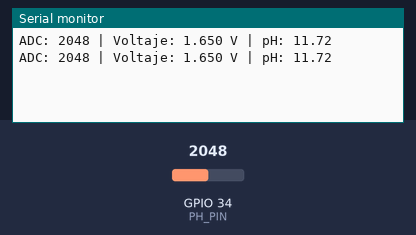
This sketch was run on a simulated ESP32. Shown: the last lines printed to the serial monitor. The test bench sets the inputs (shaded band); at power-on: GPIO 34 (PH_PIN) = 2048 (analog values on the 0–4095 scale).

Above: at 1.8 s.
1.9 s: GPIO 34 (PH_PIN) set to 2866
At 2.8 s:
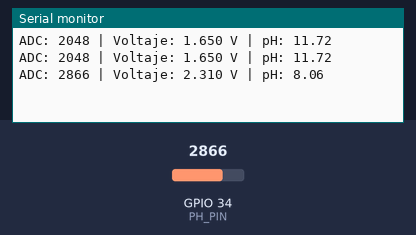
3.4 s: GPIO 34 (PH_PIN) set to 3603
At 4.6 s:
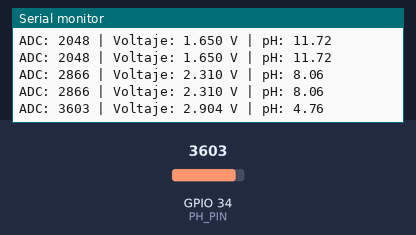
Timing chart, 0 to 6.4 s (numbered marks = the images above; inputs shaded):
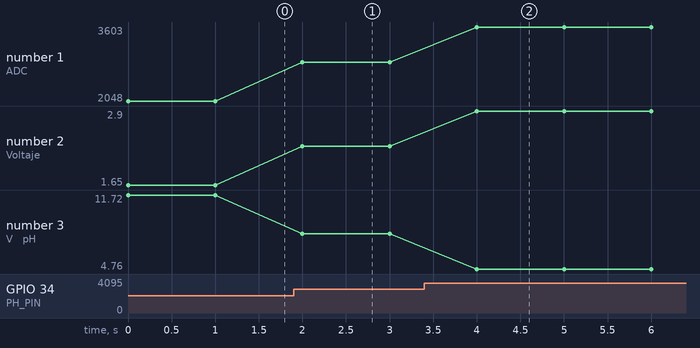

The sketch:

esp32ph.ino
```cpp
#define PH_PIN 34

void setup() {
  Serial.begin(115200);
  analogReadResolution(12);  // Rango 0-4095 en ESP32
}

void loop() {
  int lecturaADC = analogRead(PH_PIN);
  float voltaje = (lecturaADC * 3.3) / 4095.0;

  // Fórmula básica (sin calibración)
  float pH = 7 + (2.5 - voltaje) / 0.18;

  Serial.print("ADC: ");
  Serial.print(lecturaADC);
  Serial.print(" | Voltaje: ");
  Serial.print(voltaje, 3);
  Serial.print(" V | pH: ");
  Serial.println(pH, 2);

  delay(1000);
}
```

Measured:
- after the input at 1.9 s, the serial monitor: prints a new line after 0.10 s (image 1)
- after the input at 3.4 s, the serial monitor: prints a new line after 0.60 s (image 2)
- plotted number 1: 2048 → 2866 after the input at 1.9 s, 2866 → 3603 after the input at 3.4 s
- plotted number 2: 1.65 → 2.31 after the input at 1.9 s, 2.31 → 2.9 after the input at 3.4 s
- plotted number 3: 11.72 → 8.06 after the input at 1.9 s, 8.06 → 4.76 after the input at 3.4 s
